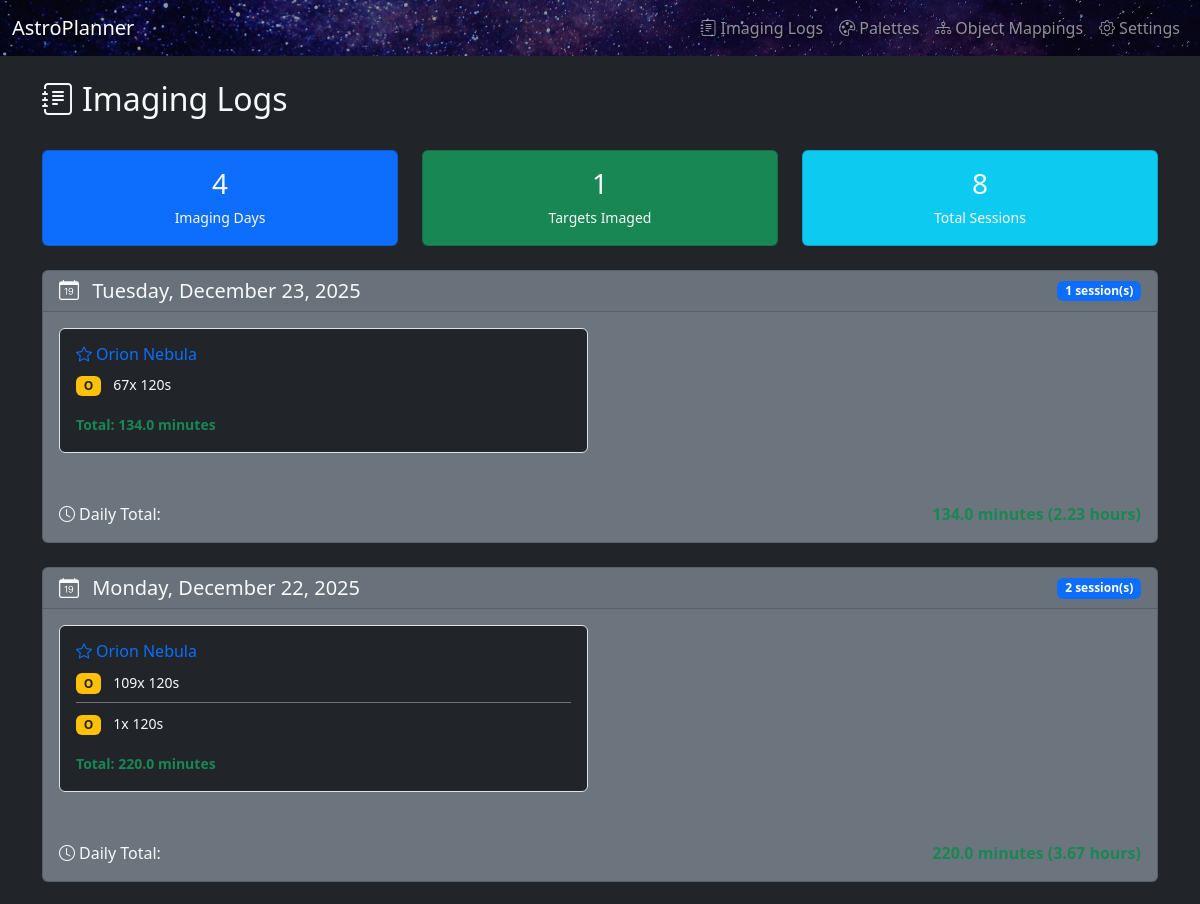
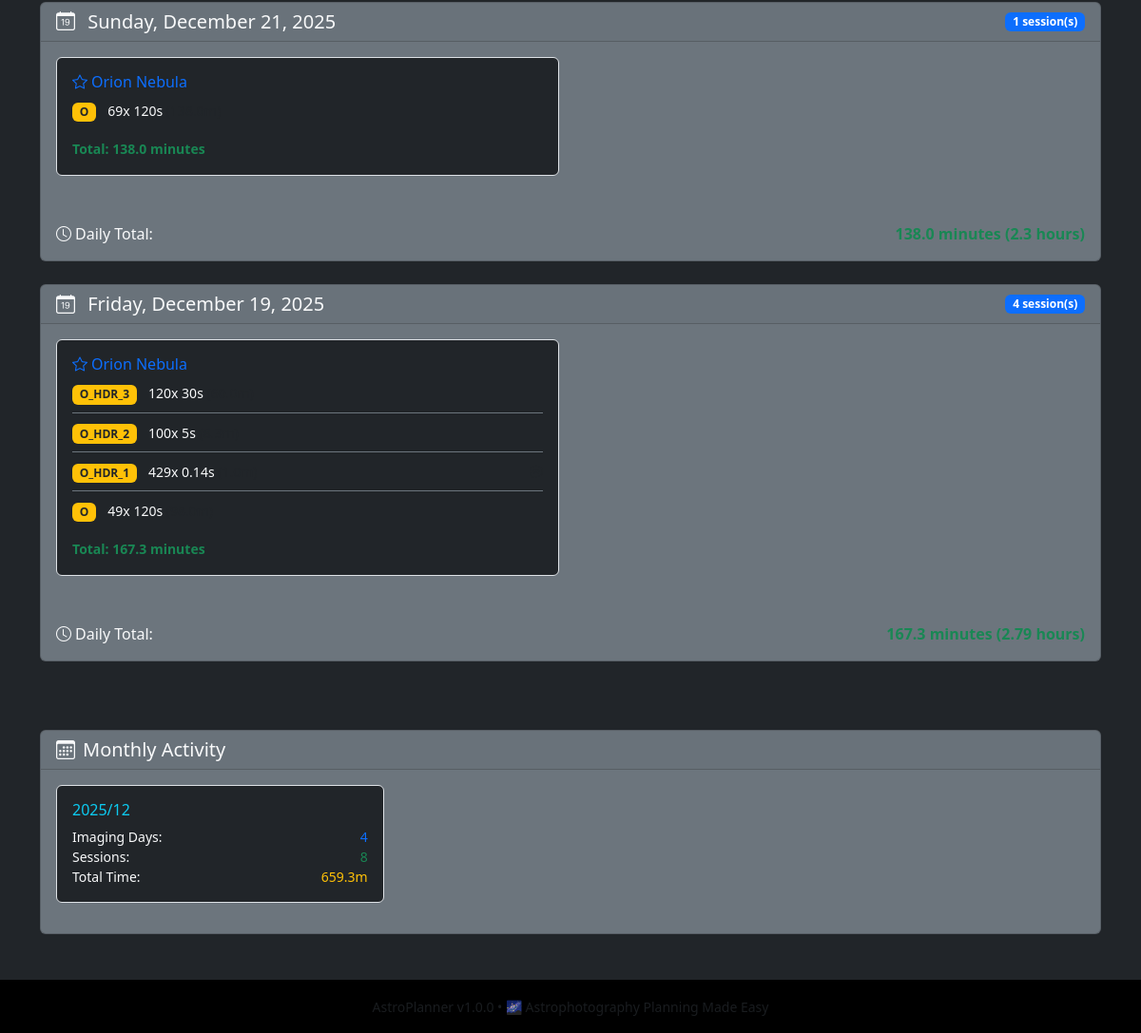
The app's page /imaging-logs with its own data (2 pictures, top to bottom).
### app.py (models this page shows)
class ImagingSession(db.Model):
    __tablename__ = "imaging_sessions"
    id = db.Column(db.Integer, primary_key=True)
    target_id = db.Column(db.Integer, db.ForeignKey("targets.id"), nullable=False)
    date = db.Column(db.Date, nullable=False, default=datetime.now().date)
    channel = db.Column(db.String(16), nullable=False)  # H, O, S, L, R, G, B
    sub_exposure_seconds = db.Column(db.Integer, nullable=False)
    sub_count = db.Column(db.Integer, nullable=False)
    notes = db.Column(db.Text)
    target = relationship("Target", back_populates="sessions")

class Target(db.Model):
    __tablename__ = "targets"
    id = db.Column(db.Integer, primary_key=True)
    name = db.Column(db.String(128), nullable=False)
    catalog_id = db.Column(db.String(64))
    target_type = db.Column(db.String(64))  # Keep for backward compatibility
    target_type_id = db.Column(db.Integer, db.ForeignKey("target_types.id"))  # New FK reference
    ra_hours = db.Column(db.Float, nullable=False)
    dec_deg = db.Column(db.Float, nullable=False)
    notes = db.Column(db.Text)
    pixinsight_workflow = db.Column(db.Text)
    preferred_palette = db.Column(db.String(64), default="SHO")  # Keep for backward compatibility
    palette_id = db.Column(db.Integer, db.ForeignKey("palettes.id"))  # New FK reference
    packup_time_local = db.Column(db.String(5), default="01:00")  # "HH:MM"
    override_packup_time = db.Column(db.String(5))  # NULL = use global default
    override_min_altitude = db.Column(db.Float)     # NULL = use global default
    final_image_filename = db.Column(db.String(255))
    created_at = db.Column(db.DateTime, default=datetime.utcnow)
    plans = relationship("TargetPlan", back_populates="target",
                         cascade="all, delete-orphan")
    sessions = relationship("ImagingSession", back_populates="target",
                            cascade="all, delete-orphan")
    palette = relationship("Palette", back_populates="targets")

### app.py (the view)
@app.route("/imaging-logs")
def imaging_logs():
    sessions = (
        ImagingSession.query
        .join(Target)
        .order_by(ImagingSession.date.desc(), ImagingSession.id.desc())
        .all()
    )
    from collections import defaultdict
    sessions_by_date = defaultdict(list)
    for session in sessions:
        sessions_by_date[session.date].append(session)
    grouped_sessions = sorted(sessions_by_date.items(), key=lambda x: x[0], reverse=True)
    total_sessions = len(sessions)
    unique_dates = len(sessions_by_date)
    unique_targets = len(set(session.target_id for session in sessions))
    stats = {
        'total_sessions': total_sessions,
        'imaging_days': unique_dates,
        'targets_imaged': unique_targets
    }
    return render_template("imaging_logs.html",
                         grouped_sessions=grouped_sessions,
                         stats=stats)

### app.py (called while the page is built)
@app.context_processor
def inject_version():
    return {
        'app_version': APP_VERSION,
        'app_name': APP_NAME,
        'datetime': datetime
    }

### templates/imaging_logs.html (shortened to what this page needs)
{% extends "base.html" %}
{% block content %}
<div class="row">
  <div class="col">
    <div class="d-flex justify-content-between align-items-center mb-4">
      <h2>
        <i class="bi bi-journal-text me-2"></i>Imaging Logs
      </h2>
    </div>
  </div>
</div>
<div class="row mb-4">
  <div class="col-md-4">
    <div class="card bg-primary text-light">
      <div class="card-body text-center">
        <h3 class="mb-1">{{ stats.imaging_days }}</h3>
        <small class="text-light">Imaging Days</small>
      </div>
    </div>
  </div>
  <div class="col-md-4">
    <div class="card bg-success text-light">
      <div class="card-body text-center">
        <h3 class="mb-1">{{ stats.targets_imaged }}</h3>
        <small class="text-light">Targets Imaged</small>
      </div>
    </div>
  </div>
  <div class="col-md-4">
    <div class="card bg-info text-light">
      <div class="card-body text-center">
        <h3 class="mb-1">{{ stats.total_sessions }}</h3>
        <small class="text-light">Total Sessions</small>
      </div>
    </div>
  </div>
</div>
<div class="row">
  <div class="col">
    {% if grouped_sessions %}
      {% for date, sessions in grouped_sessions %}
        <div class="card bg-secondary text-light mb-4">
          <div class="card-header d-flex justify-content-between align-items-center">
            <h5 class="mb-0">
              <i class="bi bi-calendar-date me-2"></i>
              {{ date.strftime('%A, %B %d, %Y') }}
            </h5>
            <span class="badge bg-primary">{{ sessions|length }} session(s)</span>
          </div>
          <div class="card-body">
            {% set targets_by_session = {} %}
            {% for session in sessions %}
              {% if session.target.name not in targets_by_session %}
                {% set _ = targets_by_session.update({session.target.name: []}) %}
              {% endif %}
              {% set _ = targets_by_session[session.target.name].append(session) %}
            {% endfor %}
            <div class="row">
              {% for target_name, target_sessions in targets_by_session.items() %}
                <div class="col-lg-6 mb-3">
                  <div class="border rounded p-3 bg-dark">
                    <h6 class="text-primary mb-2">
                      <a href="{{ url_for('target_detail', target_id=target_sessions[0].target.id) }}"
                         class="text-decoration-none text-primary">
                        <i class="bi bi-star me-1"></i>{{ target_name }}
                      </a>
                    </h6>
                    {% for session in target_sessions %}
                      <div class="d-flex justify-content-between align-items-center mb-2 pb-2 {% if not loop.last %}border-bottom border-secondary{% endif %}">
                        <div>
                          <span class="badge bg-warning text-dark me-2">{{ session.channel }}</span>
                          <small>
                            {{ session.sub_count }}x {{ session.sub_exposure_seconds }}s
                            <span class="text-muted">
                            </span>
                          </small>
                        </div>
                        {% if session.notes %}
                          <small class="text-muted" title="{{ session.notes }}">
                            <i class="bi bi-chat-quote"></i>
                          </small>
                        {% endif %}
                      </div>
                    {% endfor %}
                    {% set total_minutes = [] %}
                    {% for session in target_sessions %}
                      {% set _ = total_minutes.append((session.sub_count * session.sub_exposure_seconds) / 60) %}
                    {% endfor %}
                    <small class="text-success">
                      <strong>Total: {{ total_minutes | sum | round(1) }} minutes</strong>
                    </small>
                  </div>
                </div>
              {% endfor %}
            </div>
            {% set daily_total = [] %}
            {% for session in sessions %}
              {% set _ = daily_total.append((session.sub_count * session.sub_exposure_seconds) / 60) %}
            {% endfor %}
            <div class="mt-3 pt-3 border-top border-secondary">
              <div class="d-flex justify-content-between align-items-center">
                <span class="text-light">
                  <i class="bi bi-clock me-1"></i>Daily Total:
                </span>
                <strong class="text-success">
                  {{ daily_total | sum | round(1) }} minutes
                  {% if daily_total | sum >= 60 %}
                    ({{ (daily_total | sum / 60) | round(2) }} hours)
                  {% endif %}
                </strong>
              </div>
            </div>
          </div>
        </div>
      {% endfor %}
    {% endif %}
  </div>
</div>
{% if grouped_sessions %}
<div class="row mt-5">
  <div class="col">
    <div class="card bg-secondary text-light">
      <div class="card-header">
        <h5 class="mb-0">
          <i class="bi bi-calendar3 me-2"></i>Monthly Activity
        </h5>
      </div>
      <div class="card-body">
        {% set monthly_stats = {} %}
        {% for date, sessions in grouped_sessions %}
          {% set month_key = date.strftime('%Y-%m') %}
          {% if month_key not in monthly_stats %}
            {% set _ = monthly_stats.update({month_key: {'days': 0, 'sessions': 0, 'minutes': 0}}) %}
          {% endif %}
          {% set _ = monthly_stats[month_key].update({'days': monthly_stats[month_key]['days'] + 1}) %}
          {% set _ = monthly_stats[month_key].update({'sessions': monthly_stats[month_key]['sessions'] + sessions|length}) %}
          {% for session in sessions %}
            {% set session_minutes = (session.sub_count * session.sub_exposure_seconds) / 60 %}
            {% set _ = monthly_stats[month_key].update({'minutes': monthly_stats[month_key]['minutes'] + session_minutes}) %}
          {% endfor %}
        {% endfor %}
        <div class="row">
          {% for month, stats in monthly_stats.items() | reverse %}
            <div class="col-lg-4 col-md-6 mb-3">
              <div class="border rounded p-3 bg-dark">
                <h6 class="text-info mb-2">
                  {{ month | replace('-', '/') }}
                </h6>
                <div class="small">
                  <div class="d-flex justify-content-between">
                    <span>Imaging Days:</span>
                    <span class="text-primary">{{ stats.days }}</span>
                  </div>
                  <div class="d-flex justify-content-between">
                    <span>Sessions:</span>
                    <span class="text-success">{{ stats.sessions }}</span>
                  </div>
                  <div class="d-flex justify-content-between">
                    <span>Total Time:</span>
                    <span class="text-warning">{{ stats.minutes | round(1) }}m</span>
                  </div>
                </div>
              </div>
            </div>
          {% endfor %}
        </div>
      </div>
    </div>
  </div>
</div>
{% endif %}
{% endblock %}

### templates/base.html (shortened to what this page needs)
<!doctype html>
<html lang="en">
<head>
  <link
    href="{{ url_for('static', filename='css/bootstrap.min.css') }}"
    rel="stylesheet"
  >
  <link
    href="{{ url_for('static', filename='css/bootstrap-icons.min.css') }}"
    rel="stylesheet"
  >
</head>
<body class="bg-dark text-light">
<nav class="navbar navbar-expand-lg navbar-dark navbar-milkyway mb-4">
  <div class="container-fluid">
    <a class="navbar-brand" href="{{ url_for('index') }}">{{ app_name }}</a>
    <div class="navbar-nav ms-auto">
      <a class="nav-link" href="{{ url_for('imaging_logs') }}">
        <i class="bi bi-journal-text me-1"></i>Imaging Logs
      </a>
      <a class="nav-link" href="{{ url_for('palette_list') }}">
        <i class="bi bi-palette me-1"></i>Palettes
      </a>
      <a class="nav-link" href="{{ url_for('manage_object_mappings') }}">
        <i class="bi bi-diagram-3 me-1"></i>Object Mappings
      </a>
      <a class="nav-link" href="{{ url_for('global_settings') }}">
        <i class="bi bi-gear me-1"></i>Settings
      </a>
    </div>
  </div>
</nav>
<div class="container mb-5">
  {% block content %}{% endblock %}
</div>
<footer class="bg-black text-center py-3 mt-5">
  <div class="container">
    <small class="text-muted">
      {{ app_name }} v{{ app_version }} •
      <span title="Professional astrophotography session planning tool">🌌 Astrophotography Planning Made Easy
      </span>
    </small>
  </div>
</footer>
</body>
</html>

### records on screen
ImagingSession: strftime "Tuesday, December 23, 2025", channel "O", sub_count "67", sub_exposure_seconds "120"
Target: name "Orion Nebula", total_minutes "134.0", total_minutes "220.0", total_minutes "138.0", total_minutes "167.3"
ImagingSession: strftime "Monday, December 22, 2025", channel "O", sub_count "109", sub_exposure_seconds "120"
ImagingSession: channel "O", sub_count "1", sub_exposure_seconds "120"
ImagingSession: strftime "Sunday, December 21, 2025", channel "O", sub_count "69", sub_exposure_seconds "120"
ImagingSession: strftime "Friday, December 19, 2025", channel "O_HDR_3", sub_count "120", sub_exposure_seconds "30"
ImagingSession: channel "O_HDR_2", sub_count "100", sub_exposure_seconds "5"
ImagingSession: channel "O_HDR_1", sub_count "429", sub_exposure_seconds "0.14"
ImagingSession: channel "O", sub_count "49", sub_exposure_seconds "120"

### other values on screen
{{ app_name }} "AstroPlanner"
{{ stats.imaging_days }} "4"
{{ stats.targets_imaged }} "1"
{{ stats.total_sessions }} "8"
{{ sessions|length }} "1" "2" "1" "4"
{{ daily_total | sum | round(1) }} "134.0" "220.0" "138.0"
{{ (daily_total | sum / 60) | round(2) }} "2.23" "3.67" "2.79"
{{ month | replace('-', '/') }} "2025/12"
{{ stats.days }} "4"
{{ stats.sessions }} "8"
{{ stats.minutes | round(1) }} "659.3"
{{ app_version }} "1.0.0"
